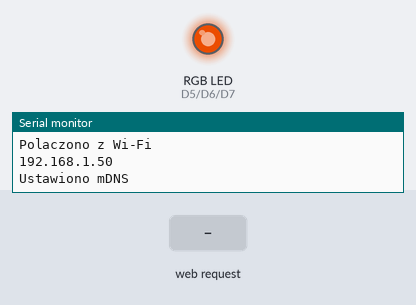
Simulated run of this sketch. Board: ESP8266 (NodeMCU). Shown: an RGB LED mixed from three pins (HIGH = lit), the last lines printed to the serial monitor. The test bench sets the inputs (shaded band). Dim RGB values are drawn brighter than linear; WiFi joins after 1.5 s; servers stay silent unless stated.

Above: at 2.75 s.
2.8 s: HTTP request GET /form?color=r received
4.3 s: HTTP request GET /form?color=1 received
At 5.5 s:
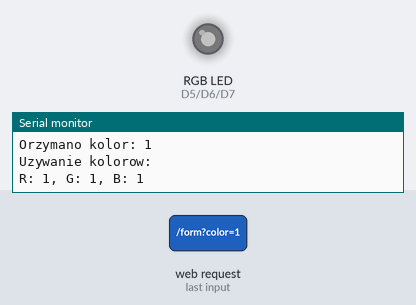
5.8 s: HTTP request GET /form?color=120 received
At 6.6 s:
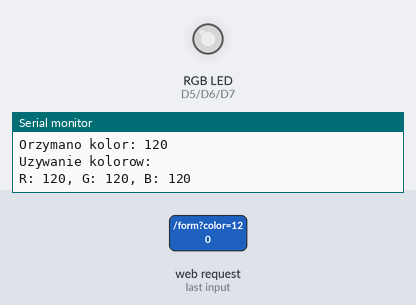
7.3 s: HTTP request GET /form?color=120 received
At 7.8 s:
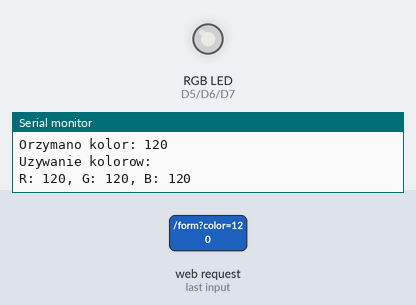
Timing chart, 0 to 9.8 s (numbered marks = the images above; inputs shaded):
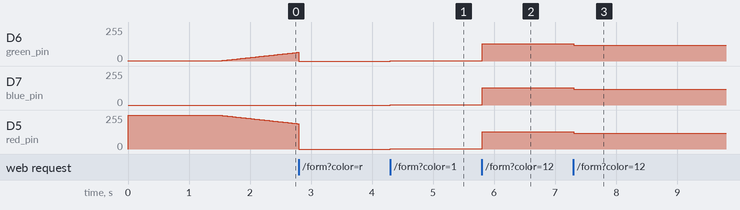

The sketch:

szyldzik.ino
```cpp
#include <ESP8266WiFi.h>
#include <WiFiClient.h>
#include <ESP8266WebServer.h>
#include <ESP8266mDNS.h>

#include <WiFiManager.h> // automatyczny manager wifi
WiFiManager wifiManager;

#include "strona.h"

const int red_pin = D5;
const int green_pin = D6;
const int blue_pin = D7;

const float RED_CALIBRATE = 1;
const float GREEN_CALIBRATE = 1;
const float BLUE_CALIBRATE = 1;

long int fade_goTime;
int fade_break = 20;

String color = "sekwencja RGB (szybka)";
ESP8266WebServer server(80);

int redVal = 0;
int grnVal = 0;
int bluVal = 0;

int prevR = redVal;
int prevG = grnVal;
int prevB = bluVal;

bool fade_enable = true;

void handleRoot() {
  Serial.println("Obslugiwanie klienta");

  String s = STRONA;
  s.replace("@@color@@", color);
  s.replace("@@IP_ADDR@@", WiFi.localIP().toString());

  server.send(200, "text/html", s);
}

void fade() {
  if (fade_enable) {
    static unsigned int rgbColour[3] = {255, 0, 0};

    static int incColour = 1;
    static int decColour = 0;
    static int i = -1;

    i++;
    if (i >= 255) {
      i = 0;
      decColour ++;
      if (decColour > 2) decColour = 0;
      if (decColour == 2)  incColour = 0;
      else incColour = decColour + 1;
    }

    rgbColour[decColour] -= 1;
    rgbColour[incColour] += 1;

    setc(rgbColour[0], rgbColour[1],  rgbColour[2]);
    fade_goTime = millis() + fade_break;
  }
}

void off() {
  fade_enable = false;
  crossFade(0, 0, 0);
}

int calculateStep(int prevValue, int endValue) {
  int step = endValue - prevValue;
  if (step) {
    step = 1020 / step;
  }
  return step;
}

int calculateVal(int step, int val, int i) {
  if ((step) && i % step == 0) {
    if (step > 0) {
      val += 1;
    }
    else {
      val -= 1;
    }
  }
  if (val > 255) {
    val = 255;
  }
  else if (val < 0) {
    val = 0;
  }
  return val;
}

void crossFade(unsigned int r, unsigned int g, unsigned int b) {
  int stepR = calculateStep(prevR, r);
  int stepG = calculateStep(prevG, g);
  int stepB = calculateStep(prevB, b);

  for (int i = 0; i <= 1020; i++) {
    redVal = calculateVal(stepR, redVal, i);
    grnVal = calculateVal(stepG, grnVal, i);
    bluVal = calculateVal(stepB, bluVal, i);
    if (i % 20 == 0) {
      setc(redVal, grnVal, bluVal);
    }
  }

  prevR = redVal;
  prevG = grnVal;
  prevB = bluVal;
}

void setc(unsigned int red, unsigned int green, unsigned int blue) {
  analogWrite(red_pin, red * RED_CALIBRATE);
  analogWrite(green_pin, green * GREEN_CALIBRATE);
  analogWrite(blue_pin, blue * BLUE_CALIBRATE);
}


void handleReset() {
  Serial.println("Resetowanie ustawien");
  server.send(200, "text/plan", "Zresetowano ustawienia do stanu poczatkowego. Plytka zostanie zrestartowana i mozliwe bedzie ponowne przeprowadzenie poczatkowej konfiguracji");

  delay(500);
  WiFi.disconnect();
  wifiManager.resetSettings();
  ESP.restart();
}

void handleForm() {
  color = server.arg("color");

  if (color != "") {
    Serial.println("Orzymano kolor: " + color);

    if (color == "sekwencja RGB (wolna)") {
      Serial.println("Uruchamiam sekwencje RGB (wolna)");
      fade_break = 100;
      fade_enable = true;
      delay(200);
    }

    else if (color == "sekwencja RGB (szybka)") {
      Serial.println("Uruchamiam sekwencje RGB (szybka)");
      fade_break = 20;
      fade_enable = true;
      delay(200);
    }

    else if (color == "wyłączony") {
      Serial.println("Wylaczanie LED");
      off();
    }

    else {
      fade_enable = false;

      String redval = color.substring(color.indexOf("r") + 1, color.indexOf("r") + 4);
      String greenval = color.substring(color.indexOf("g") + 1, color.indexOf("g") + 4);
      String blueval = color.substring(color.indexOf("b") + 1, color.indexOf("b") + 4);

      Serial.println("Uzywanie kolorow:");
      Serial.print("R: " + String(redval.toInt()));
      Serial.print(", G: " + String(greenval.toInt()));
      Serial.println(", B: " + String(blueval.toInt()));
      crossFade(redval.toInt(), greenval.toInt(), blueval.toInt());
    }
  }

  else {
    Serial.println("Nie otrzymano koloru");
  }

  server.sendHeader("Location", "/");
  server.send(302, "text/plain", "Jakims cudem przegladarka Cie nie przekierowała - wroc do poprzedniej strony :p");
}

void setup() {
  pinMode(red_pin, OUTPUT);
  pinMode(green_pin, OUTPUT);
  pinMode(blue_pin, OUTPUT);
  fade_goTime = millis();
  fade();

  Serial.begin(115200);

  WiFi.mode(WIFI_STA);
  bool res = wifiManager.autoConnect("Szyldzikowy LED Manager");
  if (!res) {
    Serial.println("Blad laczenia z Wi-Fi!");
    delay(1000);
    ESP.restart();
  }
  else {
    Serial.println("Polaczono z Wi-Fi");
  }

  IPAddress myIP = WiFi.softAPIP();
  Serial.println(WiFi.localIP());

  if (!MDNS.begin("szyldzik")) {
    Serial.println("Blad w ustawianiu mDNS!");
    delay(1000);
  }
  MDNS.addService("http", "tcp", 80);
  MDNS.addService("http", "tcp", 443);
  Serial.println("Ustawiono mDNS");

  server.on("/", handleRoot);
  server.on("/form", handleForm);
  server.on("/reset", handleReset);
  server.begin();
}

void loop() {
  if (millis() >= fade_goTime) fade();

  server.handleClient();
  MDNS.update();
}
```

Source omitted: strona.h (15874 bytes)

Measured:
- after the input at 4.3 s, D6 (green_pin), D7 (blue_pin), D5 (red_pin): 0/255 → 2/255 at once
- after the input at 5.8 s, D6 (green_pin), D7 (blue_pin), D5 (red_pin): 2/255 → 130/255 at once
- after the input at 7.3 s, D6 (green_pin), D7 (blue_pin), D5 (red_pin): 130/255 → 119/255 at once
